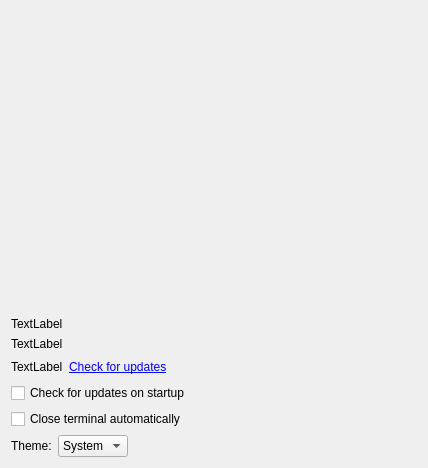
<?xml version="1.0" encoding="UTF-8"?>
<ui version="4.0">
 <class>MainDialog</class>
 <widget class="QDialog" name="MainDialog">
  <property name="geometry">
   <rect>
    <x>0</x>
    <y>0</y>
    <width>428</width>
    <height>454</height>
   </rect>
  </property>
  <property name="minimumSize">
   <size>
    <width>0</width>
    <height>0</height>
   </size>
  </property>
  <property name="windowTitle">
   <string>EchoPS</string>
  </property>
  <property name="locale">
   <locale language="English" country="UnitedStates"/>
  </property>
  <layout class="QGridLayout" name="gridLayout">
   <item row="0" column="0">
    <layout class="QVBoxLayout" name="verticalLayout_5">
     <item>
      <layout class="QHBoxLayout" name="horizontalLayout_3">
       <item>
        <layout class="QVBoxLayout" name="verticalLayout_3">
         <item>
          <widget class="ConfigurationListWidget" name="widget" native="true">
           <property name="sizePolicy">
            <sizepolicy hsizetype="MinimumExpanding" vsizetype="Preferred">
             <horstretch>0</horstretch>
             <verstretch>0</verstretch>
            </sizepolicy>
           </property>
           <property name="minimumSize">
            <size>
             <width>400</width>
             <height>300</height>
            </size>
           </property>
          </widget>
         </item>
        </layout>
       </item>
      </layout>
     </item>
     <item>
      <layout class="QVBoxLayout" name="verticalLayout_4">
       <item>
        <widget class="QLabel" name="label_settings_file">
         <property name="text">
          <string>TextLabel</string>
         </property>
        </widget>
       </item>
       <item>
        <widget class="QLabel" name="label_Interpreter">
         <property name="frameShape">
          <enum>QFrame::NoFrame</enum>
         </property>
         <property name="frameShadow">
          <enum>QFrame::Sunken</enum>
         </property>
         <property name="text">
          <string>TextLabel</string>
         </property>
        </widget>
       </item>
       <item>
        <layout class="QHBoxLayout" name="versionLayout">
         <item>
          <widget class="QLabel" name="label_Version">
           <property name="text">
            <string>TextLabel</string>
           </property>
          </widget>
         </item>
         <item>
          <widget class="QLabel" name="check_updates_link">
           <property name="text">
            <string>&lt;a href=&quot;check&quot;&gt;Check for updates&lt;/a&gt;</string>
           </property>
           <property name="textFormat">
            <enum>Qt::RichText</enum>
           </property>
          </widget>
         </item>
         <item>
          <spacer name="versionSpacer">
           <property name="orientation">
            <enum>Qt::Horizontal</enum>
           </property>
           <property name="sizeHint" stdset="0">
            <size>
             <width>40</width>
             <height>20</height>
            </size>
           </property>
          </spacer>
         </item>
        </layout>
       </item>
       <item>
        <widget class="QCheckBox" name="check_updates_on_startup">
         <property name="text">
          <string>Check for updates on startup</string>
         </property>
        </widget>
       </item>
       <item>
        <widget class="QCheckBox" name="close_terminal">
         <property name="text">
          <string>Close terminal automatically</string>
         </property>
        </widget>
       </item>
       <item>
        <layout class="QHBoxLayout" name="themeLayout">
         <item>
          <widget class="QLabel" name="label_theme">
           <property name="text">
            <string>Theme:</string>
           </property>
          </widget>
         </item>
         <item>
          <widget class="QComboBox" name="theme_combo">
           <item>
            <property name="text">
             <string>System</string>
            </property>
           </item>
           <item>
            <property name="text">
             <string>Dark</string>
            </property>
           </item>
           <item>
            <property name="text">
             <string>Light</string>
            </property>
           </item>
          </widget>
         </item>
         <item>
          <spacer name="themeSpacer">
           <property name="orientation">
            <enum>Qt::Horizontal</enum>
           </property>
           <property name="sizeHint" stdset="0">
            <size>
             <width>40</width>
             <height>20</height>
            </size>
           </property>
          </spacer>
         </item>
        </layout>
       </item>
      </layout>
     </item>
    </layout>
   </item>
  </layout>
 </widget>
 <layoutdefault spacing="6" margin="11"/>
 <customwidgets>
  <customwidget>
   <class>ConfigurationListWidget</class>
   <extends>QWidget</extends>
   <header>configurationListWidget.h</header>
   <container>1</container>
  </customwidget>
 </customwidgets>
 <resources/>
 <connections/>
 <buttongroups>
  <buttongroup name="buttonGroup_Console"/>
 </buttongroups>
</ui>
